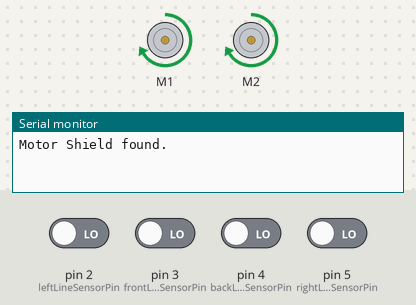
Simulated run of this sketch. Board: Arduino Uno, built with avr-gcc and run on an emulated ATmega328P. Parts: 2 × DC motor (green arrow = forward, orange = backward, longer = faster), the last lines printed to the serial monitor. The test bench sets the inputs (shaded band); at power-on: pin 2 (leftLineSensorPin), pin 3 (frontLineSensorPin), pin 4 (backLineSensorPin), pin 5 (rightLineSensorPin) LOW. At 14.9 s the program stops and its outputs stay as they are.

Above: at 1.2 s.
1.3 s: pin 2 (leftLineSensorPin) driven HIGH and pin 5 (rightLineSensorPin) driven HIGH
At 4.1 s:
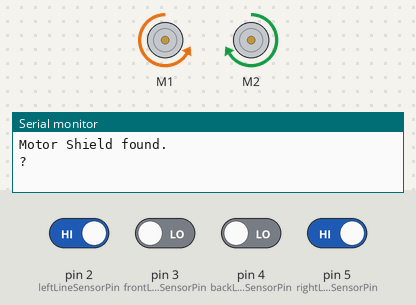
4.3 s: pin 2 (leftLineSensorPin) driven LOW
At 5.7 s:
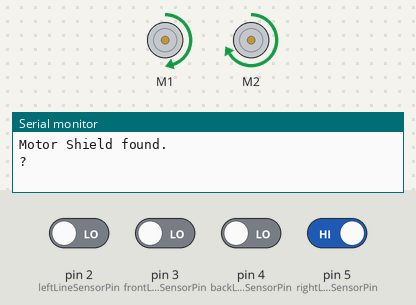
6.3 s: pin 2 (leftLineSensorPin) driven HIGH
At 6.7 s:
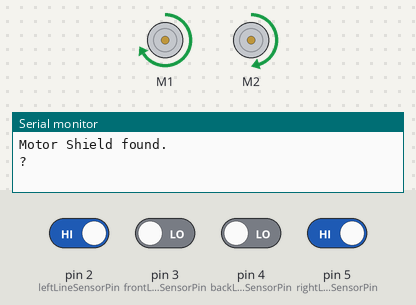
7.8 s: pin 3 (frontLineSensorPin) driven HIGH
At 8.6 s:
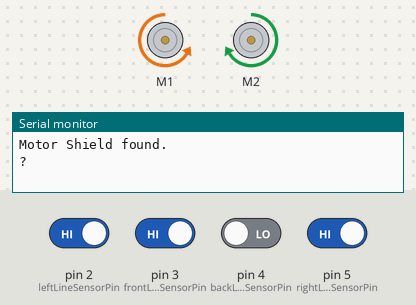
10.8 s: pin 3 (frontLineSensorPin) driven LOW
At 11.2 s:
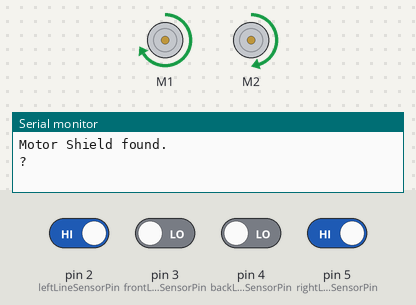
12.3 s: pin 4 (backLineSensorPin) driven HIGH
At 15.1 s:
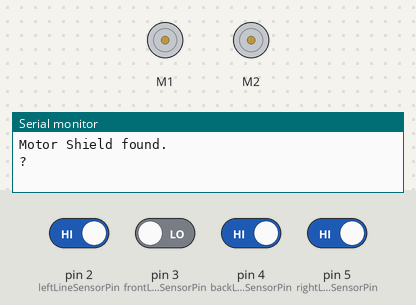
Timing chart, 0 to 16.4 s (numbered marks = the images above; inputs shaded):
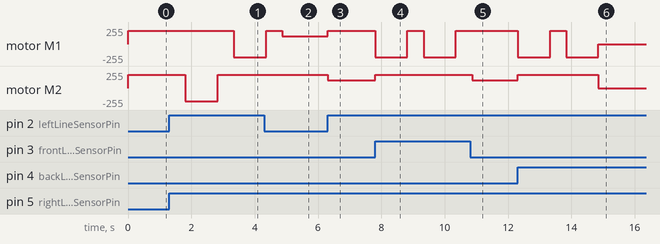

The sketch:

Nov_16_A.ino
```cpp
#include <Adafruit_MotorShield.h>

// ------------------------------------------------------------------------------------------------------------------------------------------------------------------------------------------------------------------
// Ports

int frontLineSensorPin = 3;
int leftLineSensorPin = 2;
int backLineSensorPin = 4;
int rightLineSensorPin = 5;

int valFront = 0, valLeft = 0, valBack = 0, valRight = 0;

// ------------------------------------------------------------------------------------------------------------------------------------------------------------------------------------------------------------------
//Motor constants

Adafruit_MotorShield AFMS = Adafruit_MotorShield();

Adafruit_DCMotor *leftMotor = AFMS.getMotor(1);
Adafruit_DCMotor *rightMotor = AFMS.getMotor(2);

int MAX_SPEED = 200;
int LINE_FOLLOWING_INTERVAL = 10; // let the motor run 50ms before each sensing & action to provide fierce change of commands
int TURNING_TIME_INTERVAL = 1020; // the time motor takes to turn to 90 degrees in full speed

// ------------------------------------------------------------------------------------------------------------------------------------------------------------------------------------------------------------------
// sensor reading mode constants

#define L 1 // (left & front) | (left & rear)
#define R 2 // (right & front) | (right & rear)
#define LR 3 // left & right

// ------------------------------------------------------------------------------------------------------------------------------------------------------------------------------------------------------------------
// basic functions, including sensor reading and interval motor control

// the line sensor readings are binary encoded into one integer; sensorReadingNum = valLeft * 8 + valFront * 4 + valBack * 2 + valRight
int readLineSensor(){
  valFront = digitalRead(frontLineSensorPin);
  valLeft = digitalRead(leftLineSensorPin);
  valBack = digitalRead(backLineSensorPin);
  valRight = digitalRead(rightLineSensorPin);
  int sensorReadingNum = valLeft * 8 + valFront * 4 + valBack * 2 + valRight;
  return sensorReadingNum;
}


float readUltrasound(){
  // to be developed by 2nd coder
  return 10000.0;
}


float readDistance(){
  // to be developed by 2nd coder
  return 10000.0;
}


int readMagnetic(){
  return 0;
}

void goFront(){
  leftMotor->run(FORWARD);
  leftMotor->setSpeed(MAX_SPEED);
  rightMotor->run(FORWARD);
  rightMotor->setSpeed(MAX_SPEED);
}


void goLeft(){
  leftMotor->run(FORWARD);
  leftMotor->setSpeed(MAX_SPEED);
  rightMotor->run(BACKWARD);
  rightMotor->setSpeed(MAX_SPEED);
}


void goRight(){
  leftMotor->run(BACKWARD);
  leftMotor->setSpeed(MAX_SPEED);
  rightMotor->run(FORWARD);
  rightMotor->setSpeed(MAX_SPEED);
}


void goBack(){
  leftMotor->run(BACKWARD);
  leftMotor->setSpeed(MAX_SPEED);
  rightMotor->run(BACKWARD);
  rightMotor->setSpeed(MAX_SPEED);
}


void slightLeft(){
  leftMotor->run(FORWARD);
  leftMotor->setSpeed(MAX_SPEED);
  rightMotor->run(FORWARD);
  rightMotor->setSpeed(0.6 * MAX_SPEED);
}


void slightRight(){
  leftMotor->run(FORWARD);
  leftMotor->setSpeed(0.6 * MAX_SPEED);
  rightMotor->run(FORWARD);
  rightMotor->setSpeed(MAX_SPEED);
}


// open the claw
void clawOpen(){
  // to be developed by 2nd coder
  return;
}


// close the claw to catch the block
void clawClose(){
  // to be developed by 2nd coder
  return;
}


// change LED according to the rules. Please specify ports of the LED in the comments.
// condition parameter can be encoded however for your convenience.
void changeLED(int condition){
  // to be developed by 2nd coder
  return;
}


// start the program only after the button is pressed; return true when it is pressed.
void bottonControl(){
  // to be developed by 2nd coder
  return false;
}


// ------------------------------------------------------------------------------------------------------------------------------------------------------------------------------------------------------------------
// Functions of different working mode
//stop_condition: class int, a sensor reading pattern that educates the robot to change into another mode of motion


// bool foundBlock(){
//   return false;
// }

bool isMagnetic(){
  return readMagnetic == 1;
}

// Go straight, whatever
void goStraight(int stop_condition){
  while(1){
    int sensorReadingInt = readLineSensor();
    int left = sensorReadingInt / 8;
    int front = (sensorReadingInt % 8) / 4;
    int back = (sensorReadingInt % 4) / 2;
    int right = sensorReadingInt % 2;

    if(stop_condition == LR && left == 1 && right == 1){return;}
    if(stop_condition == L && ((left == 1 && front == 1) || (left == 1 && back == 1))){return;}
    if(stop_condition == R && ((right == 1 && front == 1) || (right == 1 && back == 1))){return;}

    goFront();
    delay(LINE_FOLLOWING_INTERVAL);
  }
}


// // Turn left, whatever
// void turnLeft(int stop_condition){
//   boolean quitted = false;
//   int sensorReadingInt = 0;
//   while(sensorReadingInt != stop_condition || !quitted){
//     sensorReadingInt = readLineSensor();
//     if (sensorReadingInt != stop_condition){
//       quitted = true;
//     }
//     goLeft();
//   }
// }


// //Turn right, whatever
// void turnRight(int stop_condition){
//   boolean quitted = false;
//   int sensorReadingInt = 0;
//   while(sensorReadingInt != stop_condition || !quitted){
//     sensorReadingInt = readLineSensor();
//     if (sensorReadingInt != stop_condition){
//       quitted = true;
//     }
//     goRight();
//   }
// }


void turnLeft90Deg(){
  goLeft();
  delay(TURNING_TIME_INTERVAL);
  Serial.print('?');
}


void turnRight90Deg(){
  goRight();
  delay(TURNING_TIME_INTERVAL);
}

void turn180Deg(){
  goLeft();
  delay(2 * TURNING_TIME_INTERVAL);
}

void stepForward(){
  goFront();
  delay(0.5 * TURNING_TIME_INTERVAL);
}


// Follow the white line
bool followLine(int stop_condition){
  while(1){
    int sensorReadingInt = readLineSensor();
    int distance = readDistance();
    if(distance < 100.0){return true;}
    int left = sensorReadingInt / 8;
    int front = (sensorReadingInt % 8) / 4;
    int back = (sensorReadingInt % 4) / 2;
    int right = sensorReadingInt % 2;

    if(stop_condition == LR && left == 1 && right == 1){return false;}
    if(stop_condition == L && ((left == 1 && front == 1) || (left == 1 && back == 1))){return false;}
    if(stop_condition == R && ((right == 1 && front == 1) || (right == 1 && back == 1))){return false;}
    if(left == 1){slightLeft();}
    else if(right == 1){slightRight();}
    else{goFront();}

    delay(LINE_FOLLOWING_INTERVAL);
  }
}

void gotoStartingPoint(){
  followLine(LR);
  stepForward();
  goStraight(LR);
  return;
}

void releaseGreen(){
  return;
}

void releaseRed(){
  return;
}


// ------------------------------------------------------------------------------------------------------------------------------------------------------------------------------------------------------------------
// Functions of two tasks

// Do the movement according to the junction it currently at
// true return indicates that a block is found; false return indicates that stop condition is met
bool search1(int blockProcessed, int order){
  if(blockProcessed == 0){
    switch(order){
      case 0:
        goStraight(LR);
        stepForward();
        return followLine(LR); // reached the cross
      case 1:
        turnLeft90Deg();
        stepForward();
        return followLine(LR); // reached first corner
      case 2:
        turnRight90Deg();
        stepForward();
        return followLine(R); // reached second corner
      case 3:
        turnRight90Deg();
        stepForward();
        return followLine(LR); // reached third corner
      case 4:
        turnRight90Deg();
        stepForward();
        return followLine(R); // reached fourth corner
      case 5:
        turnRight90Deg();
        stepForward();
        return followLine(LR); // back to the cross
    }
  }
  return;
}

void return1(int blockProcessed, int order){
  // to be developed by the 2nd coder
  // path of going a way back according to the frontward path; inverse of searchTask1
  return;
}


void task1(){
  int blockProcessed = 0;
  while(blockProcessed <= 1){
    clawOpen();
    int order = 0;
    while(!search1(blockProcessed, order)){order++;}
    clawClose();
    turn180Deg();
    while(order != 0){
      return1(blockProcessed, order);
      order--;
    }
    gotoStartingPoint();
    if(isMagnetic()){
      releaseGreen();
    }
    else{
      releaseRed();
    }
    blockProcessed++;
  }
}

// Task 1: Go around the grids & collect 2 blocks on them
void testLoopFollowing(){
  goStraight(LR);
  stepForward();
  followLine(LR); // reached the cross
  turnLeft90Deg();
  stepForward();
  followLine(LR); // reached first corner
  turnRight90Deg();
  stepForward();
  followLine(R); // reached second corner
  turnRight90Deg();
  stepForward();
  followLine(LR); // reached third corner
  turnRight90Deg();
  stepForward();
  followLine(R); // reached fourth corner
  turnRight90Deg();
  stepForward();
  followLine(LR); // back to the cross
  turnRight90Deg();// end
  return;
}


// ------------------------------------------------------------------------------------------------------------------------------------------------------------------------------------------------------------------
// ------------------------------------------------------------------------------------------------------------------------------------------------------------------------------------------------------------------
// main functions

void setup() {
  // Initialize serial port and input pins
  Serial.begin(9600);
  pinMode(leftLineSensorPin, INPUT);
  pinMode(frontLineSensorPin, INPUT);
  pinMode(rightLineSensorPin, INPUT);
  pinMode(backLineSensorPin, INPUT);

  // turn on motor
  // leftMotor->run(FORWARD);
  // leftMotor->setSpeed(MAX_SPEED);
  // leftMotor->run(RELEASE);
  // rightMotor->run(FORWARD);
  // rightMotor->setSpeed(MAX_SPEED);
  // rightMotor->run(RELEASE);
}

void loop(){
    if (!AFMS.begin()){         // create with the default frequency 1.6KHz
      Serial.println("Could not find Motor Shield. Check wiring.");
    while(1);
  }
  Serial.println("Motor Shield found.");
  testLoopFollowing();
  leftMotor->run(RELEASE);
  rightMotor->run(RELEASE);
  while(1);
}
```

Measured:
- after the input at 1.3 s, motor M1: forward 200/255 → backward 200/255 after 2.0 s; motor M2: forward 200/255 → backward 200/255 after 0.51 s, → forward 200/255 1.0 s later
- after the input at 4.3 s, motor M2: stays forward 200/255 (without the input it goes to forward 120/255 after 0.57 s)
- after the input at 6.3 s, motor M1: forward 120/255 → forward 200/255 at once; motor M2: forward 200/255 → forward 120/255 at once
- after the input at 7.8 s, motor M1: alternates forward 200/255 for 0.51 s and backward 200/255 for 1.0 s, starting at once; motor M2: forward 120/255 → forward 200/255 at once
- after the input at 10.8 s, motor M1: stays forward 200/255 (without the input it goes to backward 200/255 after 0.07 s); motor M2: forward 200/255 → forward 120/255 after 0.07 s
- after the input at 12.3 s, motor M1: forward 200/255 → backward 200/255 at once, → forward 200/255 1.0 s later, → backward 200/255 0.51 s later, → stopped 1.0 s later; motor M2: forward 120/255 → forward 200/255 at once, → stopped 2.6 s later
